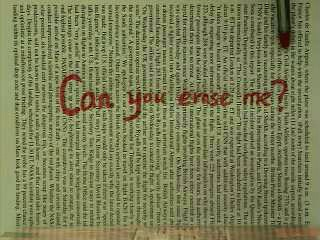
#> input picture videoImage/000001.jpg, 320 x 240 px, given in place of 000000.jpg, which was not available
$ python markerTracking.py
#> lines starting #> are read from the running program, lines starting #| are printed output that depends on the picture; after the words box and inside, x2 and y2 are one past the last pixel; in counts of white or black regions, pixels touching at a corner belong together; pictures that were not available may be replaced by others from this repository, and a replacement may not be noted
### getTextBound.py
import cv2
import glob
import numpy as np
import sys

def developTextMask(frame_HSVImg):

    frame_height = frame_HSVImg.shape[0]  # 240

    # Initialize kernel for morphological operations
    kernel = np.ones((3,3), np.uint8)

    # Set color boundary for text
    red_LB = np.array([0,0,0])
    red_UB = np.array([25,255,255])


    mask_base = cv2.inRange(frame_HSVImg, red_LB, red_UB)
    mask_erode = cv2.erode(mask_base, kernel, iterations=1)
    mask_dilate = cv2.dilate(mask_erode, kernel, iterations=5)

    # Isolate the text
    for x in range(0, 64, 1):
        mask_dilate[x] = np.zeros(mask_dilate[x].shape[0])

    for y in range(220, frame_height, 1):
        mask_dilate[y] = np.zeros(mask_dilate[y].shape[0])

    return mask_dilate


def getTextSize(mask_dilated):

    text = np.where(mask_dilated == 255)

    rmax = np.max(text[0]) # rmax = 127
    rmin = np.min(text[0]) # rmin = 68
    mask_height = rmax - rmin # height = 59

    cmax = np.max(text[1]) # cmax = 292
    cmin = np.min(text[1]) # cmin = 53

    return mask_height, rmax, rmin, cmax, cmin

### markerTracking.py
import cv2
import glob
import numpy as np
import sys
import getTextBound

img = cv2.imread('./videoImage/000000.jpg')
#> img is the input picture: shape (240, 320, 3); mean B, G, R 87.8, 127.1, 123.8
mask_Text = getTextBound.developTextMask(img)
#> in developTextMask, `mask_base = cv2.inRange(frame_HSVImg, red_LB, red_UB)`:
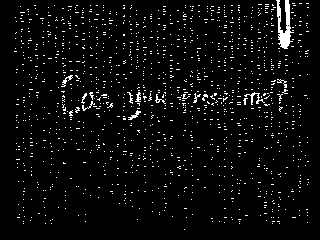
#> mask_base: shape (240, 320); 4.2% white in thin lines or dots, all inside (x1, y1, x2, y2) = (14, 0, 309, 230)
#> in developTextMask, `mask_erode = cv2.erode(mask_base, kernel, iterations=1)`: mask_erode: shape (240, 320); 0.25% white; 9 white regions (7 under 20 px), largest, box (x1, y1, x2, y2) and area: (279, 27, 289, 48) 112, (286, 0, 289, 24) 54
#> in developTextMask, `mask_dilate = cv2.dilate(mask_erode, kernel, iterations=5)`: mask_dilate: shape (240, 320); 1.9% white; 4 white regions, box (x1, y1, x2, y2) and area: (273, 0, 294, 53) 1036, (128, 107, 143, 122) 200, (59, 76, 70, 87) 121, (200, 90, 211, 101) 121
#> after the loop in developTextMask, `for x in range(0, 64, 1):`:
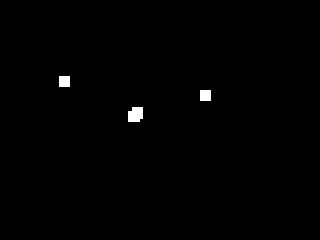
#> mask_dilate: shape (240, 320); 0.58% white; 3 white regions, box (x1, y1, x2, y2) and area: (128, 107, 143, 122) 200, (59, 76, 70, 87) 121, (200, 90, 211, 101) 121
height, rmax, rmin, cmax, cmin = getTextBound.getTextSize(mask_Text)
#> in getTextSize, `text = np.where(mask_dilated == 255)`: text = 442 positions, rows 76 to 121, columns 59 to 210
#> in getTextSize, `rmax = np.max(text[0])`: rmax = 121
#> in getTextSize, `rmin = np.min(text[0])`: rmin = 76
#> in getTextSize, `mask_height = rmax - rmin`: mask_height = 45
#> in getTextSize, `cmax = np.max(text[1])`: cmax = 210
#> in getTextSize, `cmin = np.min(text[1])`: cmin = 59
#> height = 45; rmax = 121; rmin = 76; cmax = 210; cmin = 59

def generateTileSet(height, rmax, cmax, cmin):
    img = cv2.imread('./videoImage/000000.jpg')

    # Create an empth list to store candidates
    tileSet = []

    # Initialize candidate
    tilCandidate = np.zeros((55, 5, 3), np.uint8)

    for x in range(rmax, rmax + 40, 2):
        for y in range(cmin, cmax, 2):
            tilCandidate = img[x:x + height, y:y + 5]
            tileSet.append(tilCandidate)

    return tileSet

def findCandidate(img, curW, tileSet, height):
    # [8 lines of commented-out code are left out]

    rightmost = 180
    currentPatch = img[rightmost - height:rightmost, curW:curW + 5]

    min_ssd = sys.maxsize
    index = -1
    for i in range(len(tileSet)):

        ssd = np.sum(np.square(currentPatch - tileSet[i]))
        if ssd < min_ssd:
            min_ssd = ssd
            index = i

    return index

def tracking(frames, tileSet, mode = "ssd"):
    search_range = 10
    # [boxh, boxw, bh, bw] = [25, 50, 40, 40]
    # initial bounding box
    [boxh, boxw, bh, bw] = [0, 276, 50, 13]
    fst_src = cv2.imread(frames[0])
    last_frame = fst_src
    fst_img = cv2.cvtColor(fst_src, cv2.COLOR_RGB2GRAY)
    last_roi = fst_img[boxh:boxh + bh, boxw:boxw + bw]
    cv2.rectangle(fst_src, (boxw, boxh), (boxw + bw, boxh + bh), (0, 255, 0), 1)
    # cv2.imshow("fst",fst_src)
    # cv2.waitKey(0)
    fps = 15


    if mode == "ssd":
        file_path = "./test_bottom_right1.mp4"
        size = (fst_img.shape[1], fst_img.shape[0])
        out = cv2.VideoWriter(file_path, cv2.VideoWriter_fourcc(*'XVID'), fps, size)

        for i in range(1, len(frames)):
            src = cv2.imread(frames[i])
            img = cv2.cvtColor(src, cv2.COLOR_RGB2GRAY)
            min_ssd = sys.maxsize
            [px, py] = [boxh, boxw]
            for x in range(boxh - search_range, boxh + search_range):
                if x < 0 or x >= src.shape[0] - bh:
                    continue
                for y in range(boxw - search_range, boxw + search_range):
                    if y < 0 or y >= src.shape[1] - bw:
                        continue
                    roi = img[x:x + bh, y:y + bw]
                    ssd = np.sum(np.square((last_roi - roi)))
                    if ssd < min_ssd:
                        min_ssd = ssd
                        px = x
                        py = y
            boxh = px
            boxw = py
            last_roi = img[boxh:boxh + bh, boxw:boxw + bw]
            cv2.rectangle(src, (boxw, boxh), (boxw + bw, boxh + bh), (0, 255, 0), 1)

            index = findCandidate(src, boxw+bw, tileSet)

            src[rmin:rmin + height, boxw + bw + 5: 310] = last_frame[rmin:rmin + height, boxw + bw + 5:310]
            src[rmin:rmin + height, boxw + bw: boxw + bw + 5] = tileSet[index]
            last_frame = src

            out.write(src)
        out.release()


frames = sorted(glob.glob('/Users/duxinzhe/PycharmProjects/magic-eraser-cv/videoImage/*.jpg'))
tileSet = generateTileSet(height, rmax, cmax, cmin)
#> after the loop in generateTileSet, `for x in range(rmax, rmax + 40, 2):`: tileSet = 1520 items
#> tileSet = 1520 items
tracking(frames, tileSet, mode = "ssd")
#> in tracking, `fst_img = cv2.cvtColor(fst_src, cv2.COLOR_RGB2GRAY)`:
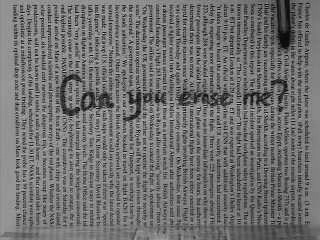
#> fst_img: shape (240, 320); min 2, max 220, mean 115
#> in tracking, `cv2.rectangle(fst_src, (boxw, boxh), (boxw + bw, boxh + bh), (0, 255, ..`:
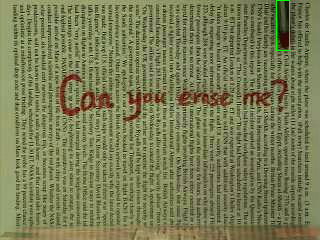
#> fst_src: shape (240, 320, 3); 0.16% of pixels changed, all inside (x1, y1, x2, y2) = (276, 0, 290, 51)
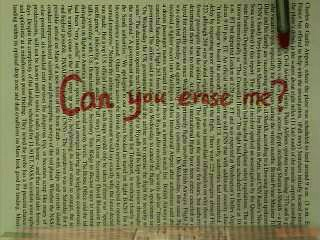
#> input picture videoImage/000004.jpg, 320 x 240 px
#> in tracking, src is the input picture: shape (240, 320, 3); mean B, G, R 87.9, 127.2, 123.9
#> in tracking, `img = cv2.cvtColor(src, cv2.COLOR_RGB2GRAY)`:
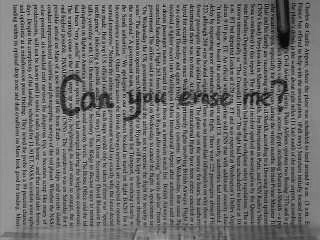
#> img: shape (240, 320); min 6, max 234, mean 115.1
#> after the loop in tracking, `for x in range(boxh - search_range, boxh + search_range):`: min_ssd = 29366; px = 0; py = 275
#> in tracking, `boxh = px`: boxh = 0
#> in tracking, `boxw = py`: boxw = 275
#> in tracking, `cv2.rectangle(src, (boxw, boxh), (boxw + bw, boxh + bh), (0, 255, 0), 1)`:
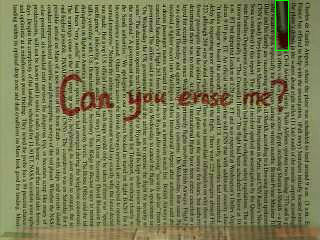
#> src: shape (240, 320, 3); 0.16% of pixels changed, all inside (x1, y1, x2, y2) = (275, 0, 289, 51)
#> (the run stopped early here; a loop or call above may not have finished)
